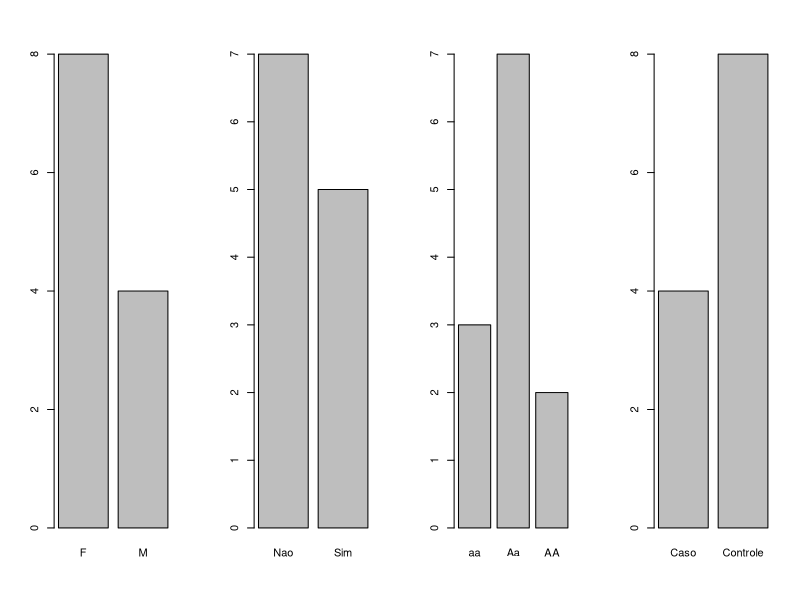
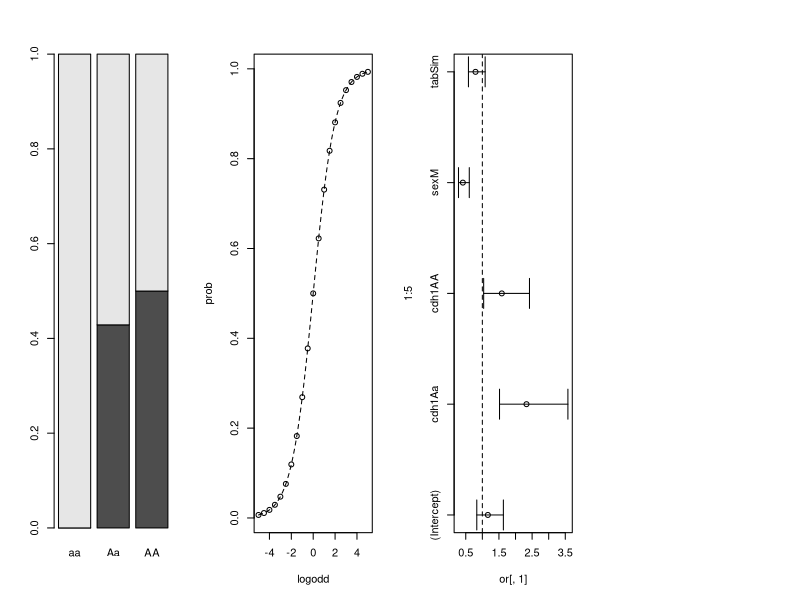
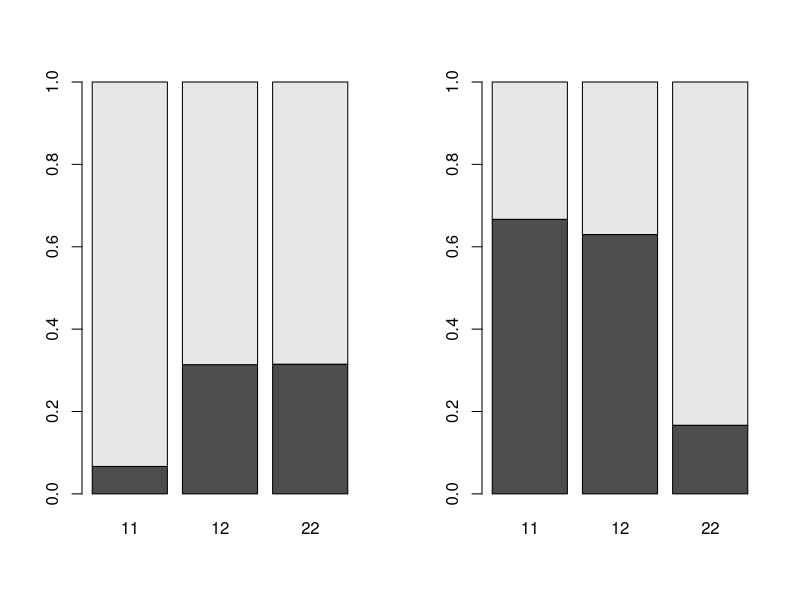
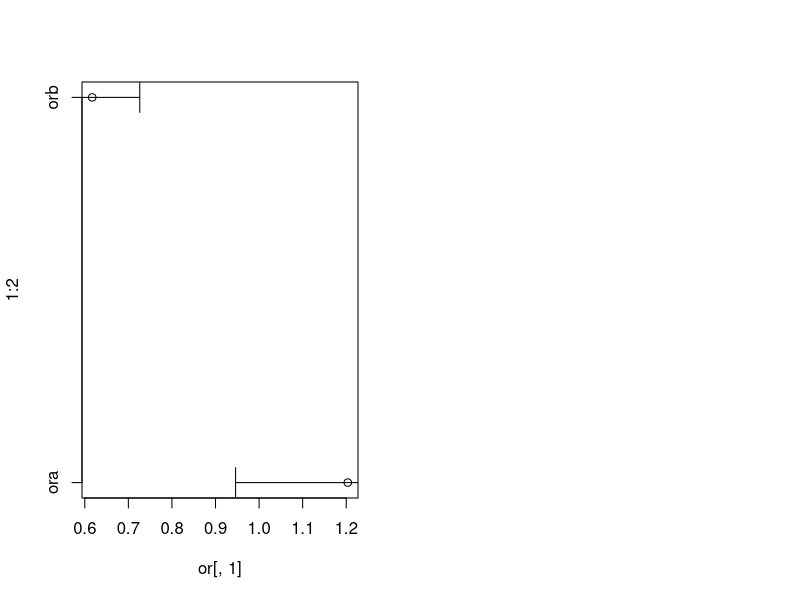

These figures' R source, in order:
## ---- chunk 1
on_change_size <- function(before, options, envir) {
    if (before)
        return(paste(options$change_size))
}

knitr::knit_hooks$set(change_size = on_change_size)
knitr::opts_chunk$set(prompt = TRUE,
                      warning = FALSE,
                      dev.args=list(pointsize=17),
                      change_size='\\small')
set.seed(551991)
## ---- chunk 2
n   <- 12
sex <- sample(c("M", "F"), n, replace=T)
tab <- sample(c("Nao", "Sim"), n, replace=T, prob=c(0.8, 0.2))
cdh1   <- sample(c("aa", "Aa", "AA"), n, replace=T, prob=c(0.25, 0.50, 0.25))

ldcancer <- rnorm(n, (sex=="M") + 2 * (cdh1=="aa") + (tab=="Sim"))
cancer   <- ifelse(plogis(ldcancer) < 0.6, "Caso", "Controle")

mtx <- data.frame(sex, tab, cdh1, cancer)

knitr::kable(cbind(mtx[1:6,], mtx[7:12,]),
             col.names = rep(c("sexo", "tabagismo", "CDH1", "Cancer"), 2),
             caption = "Dados de estudo caso/controle para câncer")

## ---- chunk 3
sex <- c("M", "F", "F", "F", "M", "F", "F", "F", "F", "M", "M", "F")
tab <- c("Nao", "Sim", "Nao", "Sim", "Sim", "Sim",
         "Nao", "Nao", "Nao", "Sim", "Nao", "Nao")
cdh1 <- c("Aa", "AA", "Aa", "aa", "Aa", "aa",
          "aa", "Aa", "Aa", "Aa", "Aa", "AA")
cancer <- c("Controle", "Controle", "Caso", "Controle", "Controle",
            "Controle", "Controle", "Caso", "Caso", "Controle",
            "Controle", "Caso")
par(mfrow = c(1,4))
barplot(table(sex));  barplot(table(tab))
barplot(table(cdh1)); barplot(table(cancer))
## ---- chunk 4
chisq.test(table(cancer, cdh1))
## ---- chunk 5
barplot(prop.table(table(cancer, cdh1), 2))
## ---- chunk 6
logodd <- seq(-5, 5, 0.5)
prob   <- 1 / (1 + exp(-logodd)) ## ou plogis(logodd)
plot(logodd, prob)
curve(plogis, lty=2, add = TRUE)
## ---- chunk 7
has_cancer = (cancer == "Caso")
(model <- glm(has_cancer~cdh1, family = "binomial"))
## ---- chunk 8
summary(model)
## ---- chunk 9
## Log-odds effect
(eff <- cbind(coef(model), confint(model)))
## Odds-Ratio effect
exp(eff)
## ---- chunk 10
model <- glm(has_cancer~cdh1+sex+tab)
summary(model)
## ---- chunk 11
or <- exp(cbind(coef(model), confint(model)))
plot(or[,1], 1:5, xlim = range(or), yaxt= "n")
arrows(or[,2], 1:5, or[,3], 1:5, angle = 90, length = 0.15, code=3)
abline(v = 1, lty = 2)
axis(2, 1:5, rownames(or))
## ---- chunk 12
cancer <- read.table('cancer-leucemia.tsv', header=T)
## ---- chunk 13
fisher.test(table(cancer$sex, cancer$cancer))$p.value
fisher.test(table(cancer$cigar, cancer$cancer))$p.value
wilcox.test(amr~cancer, data=cancer)$p.value
wilcox.test(afr~cancer, data=cancer)$p.value
wilcox.test(eur~cancer, data=cancer)$p.value
## ---- chunk 14
par(mfrow = c(1,2))
barplot(prop.table(table(cancer$cancer, cancer$cdh1),2))
barplot(prop.table(table(cancer$cancer, cancer$tp53), 2))
## ---- chunk 15
cancer$has_cancer <- cancer$cancer == "Caso"
cancer$cdh1dom <- cancer$cdh1 != "11"
cancer$tp53rec <- cancer$tp53 == "22"
model_cdh1 <- glm(has_cancer~cdh1dom+sex+cigar+afr+eur, data=cancer)
model_tp53 <- glm(has_cancer~tp53rec+sex+cigar+afr+eur, data=cancer)
## ---- chunk 16
summary(model_cdh1)
## ---- chunk 17
summary(model_tp53)
## ---- chunk 18
ora <- exp(cbind(coef(model_cdh1), confint(model_cdh1)))["cdh1domTRUE",]
orb <- exp(cbind(coef(model_tp53), confint(model_tp53)))["tp53recTRUE",]
(or <- rbind(ora, orb))
## ---- chunk 19
plot(or[,1], 1:2, yaxt="n")
axis(2, 1:2, rownames(or))
arrows(or[,2], 1:2, or[,3], 1:2, code=3, angle=90, length=0.15)
